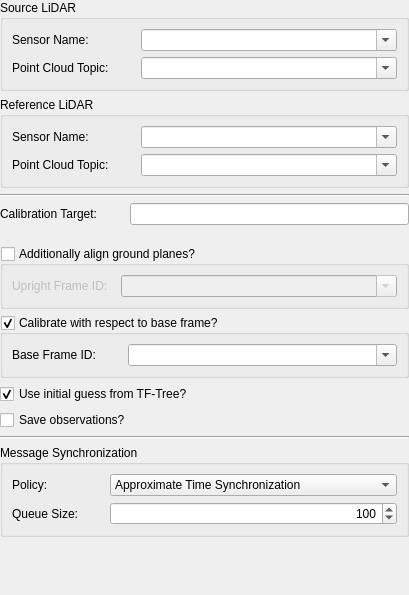
<?xml version="1.0" encoding="UTF-8"?>
<ui version="4.0">
 <class>multisensor_calibration::ExtrinsicLidarLidarConfigWidget</class>
 <widget class="QWidget" name="multisensor_calibration::ExtrinsicLidarLidarConfigWidget">
  <property name="geometry">
   <rect>
    <x>0</x>
    <y>0</y>
    <width>409</width>
    <height>595</height>
   </rect>
  </property>
  <property name="sizePolicy">
   <sizepolicy hsizetype="Preferred" vsizetype="Fixed">
    <horstretch>0</horstretch>
    <verstretch>0</verstretch>
   </sizepolicy>
  </property>
  <property name="minimumSize">
   <size>
    <width>0</width>
    <height>513</height>
   </size>
  </property>
  <property name="maximumSize">
   <size>
    <width>16777215</width>
    <height>595</height>
   </size>
  </property>
  <property name="windowTitle">
   <string>Form</string>
  </property>
  <layout class="QVBoxLayout" name="verticalLayout">
   <property name="leftMargin">
    <number>0</number>
   </property>
   <property name="topMargin">
    <number>0</number>
   </property>
   <property name="rightMargin">
    <number>0</number>
   </property>
   <property name="bottomMargin">
    <number>0</number>
   </property>
   <item>
    <widget class="QGroupBox" name="srcGroupBox">
     <property name="title">
      <string>Source LiDAR</string>
     </property>
     <layout class="QFormLayout" name="formLayout">
      <property name="horizontalSpacing">
       <number>32</number>
      </property>
      <item row="0" column="0">
       <widget class="QLabel" name="srcNameLabel">
        <property name="text">
         <string>Sensor Name:</string>
        </property>
       </widget>
      </item>
      <item row="0" column="1">
       <widget class="QComboBox" name="srcNameComboBox">
        <property name="toolTip">
         <string>Select or enter the name of the source LiDAR sensor.</string>
        </property>
        <property name="editable">
         <bool>true</bool>
        </property>
       </widget>
      </item>
      <item row="1" column="0">
       <widget class="QLabel" name="srcCloudTopicLabel">
        <property name="text">
         <string>Point Cloud Topic:</string>
        </property>
       </widget>
      </item>
      <item row="1" column="1">
       <widget class="QComboBox" name="srcCloudTopicComboBox">
        <property name="toolTip">
         <string>Select or enter the topic name on which the point clouds are published.</string>
        </property>
        <property name="editable">
         <bool>true</bool>
        </property>
       </widget>
      </item>
     </layout>
    </widget>
   </item>
   <item>
    <widget class="QGroupBox" name="refGroupBox">
     <property name="title">
      <string>Reference LiDAR</string>
     </property>
     <layout class="QFormLayout" name="formLayout_2">
      <property name="horizontalSpacing">
       <number>32</number>
      </property>
      <item row="0" column="0">
       <widget class="QLabel" name="refNameLabel">
        <property name="text">
         <string>Sensor Name:</string>
        </property>
       </widget>
      </item>
      <item row="1" column="0">
       <widget class="QLabel" name="refCloudTopicLabel">
        <property name="text">
         <string>Point Cloud Topic:</string>
        </property>
       </widget>
      </item>
      <item row="1" column="1">
       <widget class="QComboBox" name="refCloudTopicComboBox">
        <property name="toolTip">
         <string>Select or enter the topic name on which the point clouds are published.</string>
        </property>
        <property name="editable">
         <bool>true</bool>
        </property>
       </widget>
      </item>
      <item row="0" column="1">
       <widget class="QComboBox" name="refNameComboBox">
        <property name="toolTip">
         <string>Select or enter the name of the reference LiDAR sensor.</string>
        </property>
        <property name="editable">
         <bool>true</bool>
        </property>
       </widget>
      </item>
     </layout>
    </widget>
   </item>
   <item>
    <widget class="Line" name="line">
     <property name="orientation">
      <enum>Qt::Horizontal</enum>
     </property>
    </widget>
   </item>
   <item>
    <widget class="QWidget" name="calibTargetWidget" native="true">
     <property name="sizePolicy">
      <sizepolicy hsizetype="MinimumExpanding" vsizetype="Minimum">
       <horstretch>0</horstretch>
       <verstretch>0</verstretch>
      </sizepolicy>
     </property>
     <property name="minimumSize">
      <size>
       <width>0</width>
       <height>37</height>
      </size>
     </property>
     <property name="maximumSize">
      <size>
       <width>16777215</width>
       <height>37</height>
      </size>
     </property>
     <layout class="QFormLayout" name="formLayout_3">
      <property name="horizontalSpacing">
       <number>32</number>
      </property>
      <property name="leftMargin">
       <number>0</number>
      </property>
      <property name="topMargin">
       <number>0</number>
      </property>
      <property name="rightMargin">
       <number>0</number>
      </property>
      <property name="bottomMargin">
       <number>0</number>
      </property>
      <item row="0" column="0">
       <widget class="QLabel" name="calibTargetFileLabel">
        <property name="text">
         <string>Calibration Target:</string>
        </property>
       </widget>
      </item>
      <item row="0" column="1">
       <widget class="QLineEdit" name="calibTargetFileLineEdit">
        <property name="toolTip">
         <string>Configuration file of the calibration target.</string>
        </property>
        <property name="readOnly">
         <bool>true</bool>
        </property>
       </widget>
      </item>
     </layout>
    </widget>
   </item>
   <item>
    <widget class="QGroupBox" name="alignGroundPlanesGroupBox">
     <property name="toolTip">
      <string>Set to true, to additionally align the ground planes in the sensor data. Additionally specify the upright frame ID.</string>
     </property>
     <property name="title">
      <string>Additionally align ground planes?</string>
     </property>
     <property name="checkable">
      <bool>true</bool>
     </property>
     <property name="checked">
      <bool>false</bool>
     </property>
     <layout class="QFormLayout" name="formLayout_6">
      <property name="horizontalSpacing">
       <number>13</number>
      </property>
      <item row="0" column="0">
       <widget class="QLabel" name="uprightFrameIdLabel">
        <property name="text">
         <string>Upright Frame ID:</string>
        </property>
       </widget>
      </item>
      <item row="0" column="1">
       <widget class="QComboBox" name="uprightFrameIdComboBox">
        <property name="toolTip">
         <string>ID of Frame which has an upwards pointing z-axis. Used to detect ground plane in sensor data.</string>
        </property>
        <property name="editable">
         <bool>true</bool>
        </property>
       </widget>
      </item>
     </layout>
    </widget>
   </item>
   <item>
    <widget class="QGroupBox" name="baseFrameGroupBox">
     <property name="toolTip">
      <string>Calibrate the pose of the source sensor with respect to a base frame.</string>
     </property>
     <property name="title">
      <string>Calibrate with respect to base frame?</string>
     </property>
     <property name="checkable">
      <bool>true</bool>
     </property>
     <layout class="QFormLayout" name="formLayout_4">
      <property name="horizontalSpacing">
       <number>32</number>
      </property>
      <item row="0" column="0">
       <widget class="QLabel" name="baseFrameLabel">
        <property name="text">
         <string>Base Frame ID:</string>
        </property>
       </widget>
      </item>
      <item row="0" column="1">
       <widget class="QComboBox" name="baseFrameComboBox">
        <property name="toolTip">
         <string>Select the frame ID of the base frame with respect to which the pose is to be calibrated.</string>
        </property>
        <property name="editable">
         <bool>true</bool>
        </property>
        <property name="sizeAdjustPolicy">
         <enum>QComboBox::AdjustToContentsOnFirstShow</enum>
        </property>
       </widget>
      </item>
     </layout>
    </widget>
   </item>
   <item>
    <widget class="QCheckBox" name="initialGuessCheckBox">
     <property name="toolTip">
      <string>Use the data provided by the TF-Tree to extract an initial guess for the calibration.</string>
     </property>
     <property name="text">
      <string>Use initial guess from TF-Tree?</string>
     </property>
     <property name="checked">
      <bool>true</bool>
     </property>
    </widget>
   </item>
   <item>
    <widget class="QCheckBox" name="observationsCheckBox">
     <property name="toolTip">
      <string>Save the observations which have been used for the calibration into the calibration workspace.</string>
     </property>
     <property name="text">
      <string>Save observations?</string>
     </property>
    </widget>
   </item>
   <item>
    <widget class="Line" name="line_2">
     <property name="orientation">
      <enum>Qt::Horizontal</enum>
     </property>
    </widget>
   </item>
   <item>
    <widget class="QGroupBox" name="synchronizatioGroupBox">
     <property name="sizePolicy">
      <sizepolicy hsizetype="Preferred" vsizetype="Fixed">
       <horstretch>0</horstretch>
       <verstretch>0</verstretch>
      </sizepolicy>
     </property>
     <property name="title">
      <string>Message Synchronization</string>
     </property>
     <layout class="QFormLayout" name="formLayout_5">
      <property name="horizontalSpacing">
       <number>32</number>
      </property>
      <item row="0" column="0">
       <widget class="QLabel" name="syncPolicyLabel">
        <property name="text">
         <string>Policy:</string>
        </property>
       </widget>
      </item>
      <item row="0" column="1">
       <widget class="QComboBox" name="syncPolicyComboBox">
        <property name="toolTip">
         <string>Select which type of time synchronization is to be used to synchronize the sensor messages.</string>
        </property>
        <property name="currentIndex">
         <number>1</number>
        </property>
        <item>
         <property name="text">
          <string>Exact Time Synchronization</string>
         </property>
        </item>
        <item>
         <property name="text">
          <string>Approximate Time Synchronization</string>
         </property>
        </item>
       </widget>
      </item>
      <item row="1" column="0">
       <widget class="QLabel" name="queueSizeLabel">
        <property name="text">
         <string>Queue Size:</string>
        </property>
       </widget>
      </item>
      <item row="1" column="1">
       <widget class="QSpinBox" name="queueSizeSpinBox">
        <property name="toolTip">
         <string>Queue size used for the time synchronization.</string>
        </property>
        <property name="layoutDirection">
         <enum>Qt::LeftToRight</enum>
        </property>
        <property name="alignment">
         <set>Qt::AlignRight|Qt::AlignTrailing|Qt::AlignVCenter</set>
        </property>
        <property name="buttonSymbols">
         <enum>QAbstractSpinBox::UpDownArrows</enum>
        </property>
        <property name="minimum">
         <number>1</number>
        </property>
        <property name="maximum">
         <number>999</number>
        </property>
        <property name="singleStep">
         <number>10</number>
        </property>
        <property name="value">
         <number>100</number>
        </property>
       </widget>
      </item>
     </layout>
    </widget>
   </item>
   <item>
    <spacer name="verticalSpacer">
     <property name="orientation">
      <enum>Qt::Vertical</enum>
     </property>
     <property name="sizeType">
      <enum>QSizePolicy::MinimumExpanding</enum>
     </property>
     <property name="sizeHint" stdset="0">
      <size>
       <width>20</width>
       <height>0</height>
      </size>
     </property>
    </spacer>
   </item>
  </layout>
 </widget>
 <resources/>
 <connections/>
</ui>
